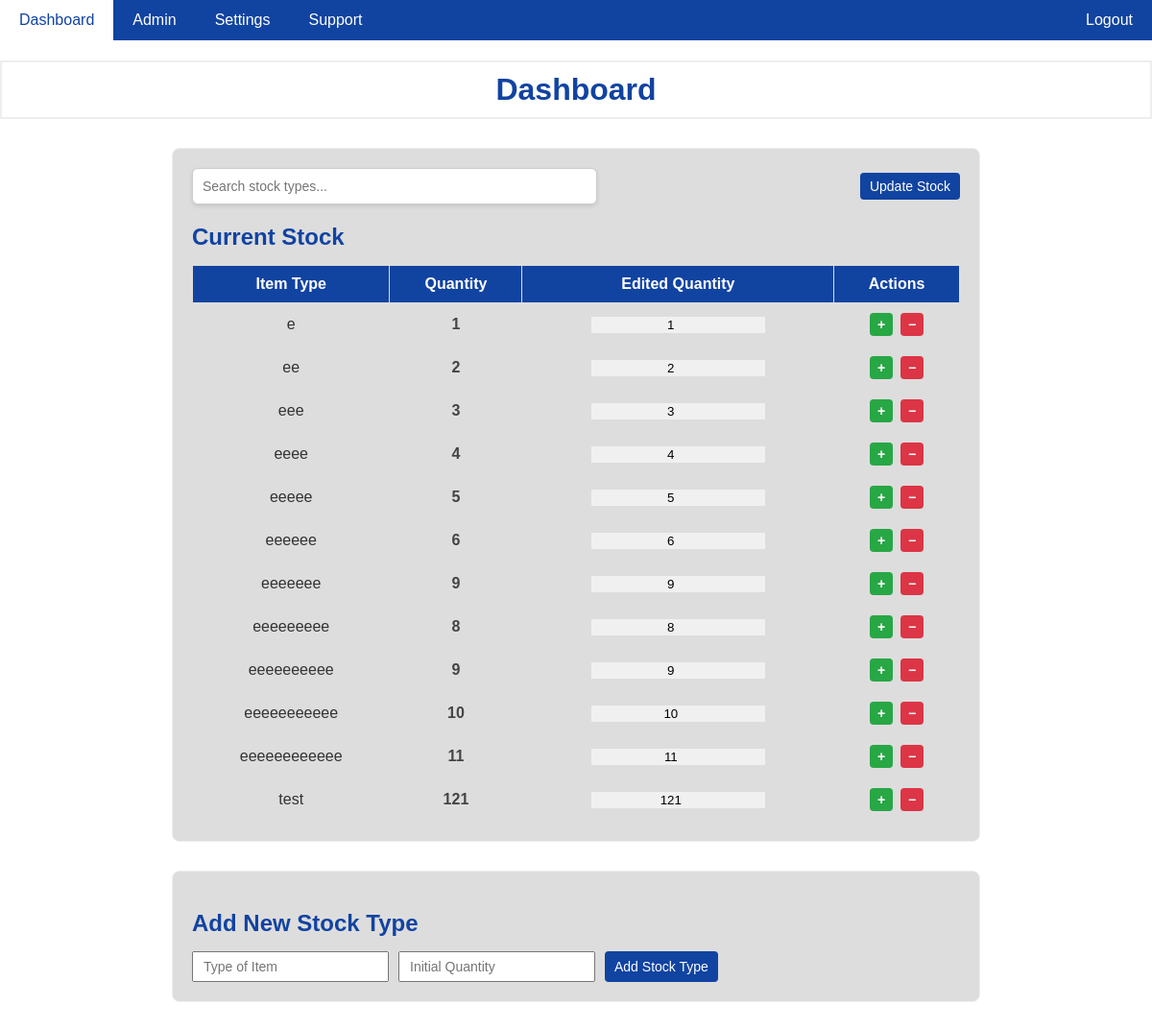
The app's page / (signed in), older data.
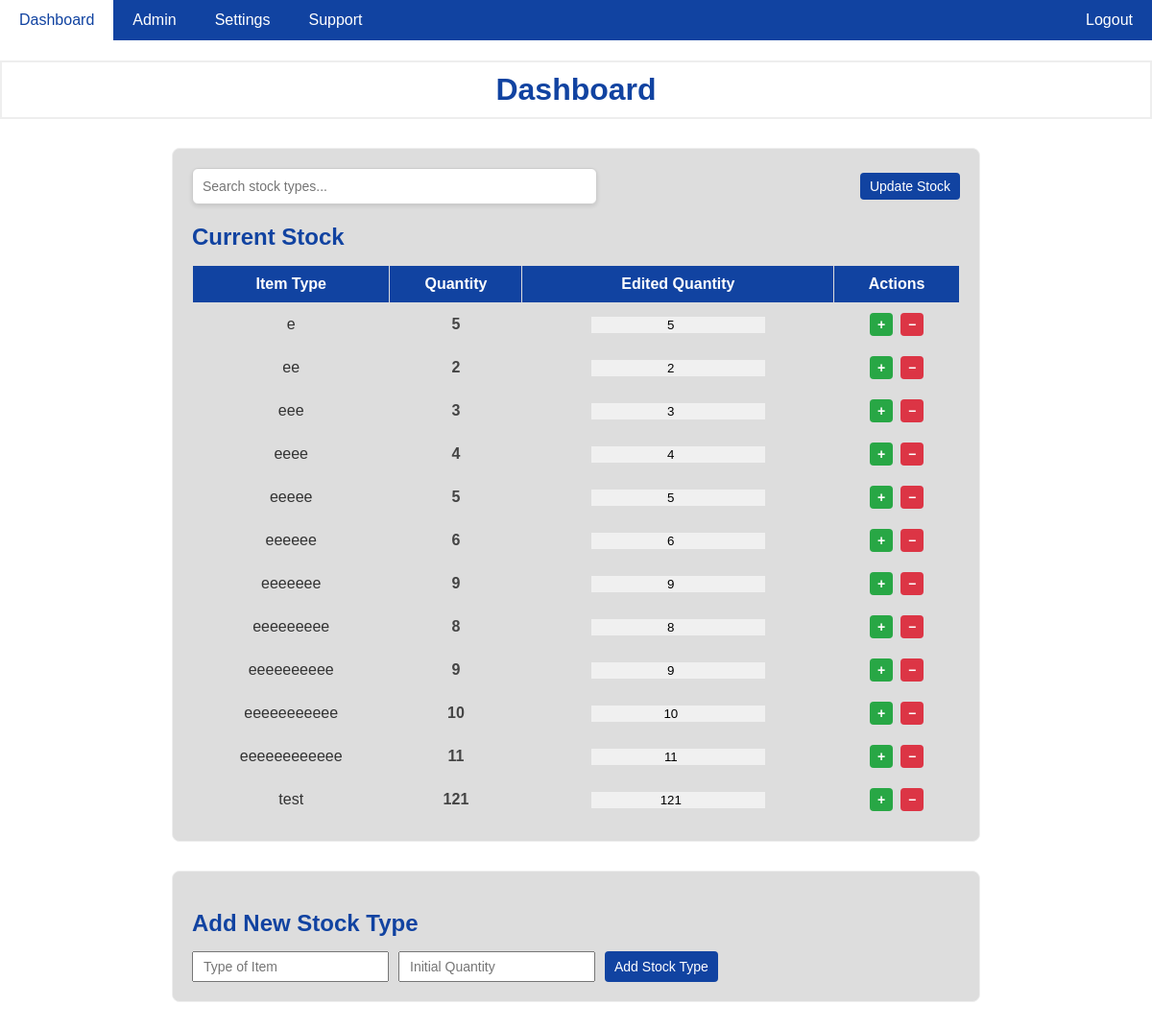
The same page, newer data.
### tables this page shows
CREATE TABLE stock (
            id INTEGER PRIMARY KEY AUTOINCREMENT,
            type TEXT NOT NULL,
            quantity INTEGER NOT NULL DEFAULT 1
        );

### app/routes/dashboard.py (the view)
@dashboard_bp.route('/')
def dashboard():
    if 'user_id' not in session:
        return redirect(url_for('auth.login'))
    conn = get_db_connection()
    cursor = conn.cursor()
    cursor.execute('SELECT * FROM stock')
    stock_items = cursor.fetchall()
    conn.close()
    return render_template('dashboard.html', stock_items=stock_items, session=session)

### app/db.py (called while the page is built)
def get_db_connection():
    if 'db' not in g:
        g.db = sqlite3.connect(current_app.config['DATABASE_PATH'])
        g.db.row_factory = sqlite3.Row
    return g.db

### SSClient/templates/dashboard.html (shortened to what this page needs)
<!DOCTYPE html>
<html lang="en">
<head>
    <link rel="stylesheet" href="{{ url_for('static', filename='css/style.css') }}">
</head>
<body>
    <div class="navbar">
        <a href="/">Dashboard</a>
        {% if session.get('privilege') == 'admin' %}
            <a href="/admin">Admin</a>
        {% endif %}
        <a href="/settings">Settings</a>
        <a href="/support">Support</a>
        {% if 'user_id' in session %}
            <a id="logout" href="/logout">Logout</a>
        {% endif %}
    </div>
    <h1>Dashboard</h1>
    <section class="stock-display">
        <div class="stock-toolbar">
            <div class="stock-search-bar">
                <input
                    type="text"
                    id="stock-search"
                    placeholder="Search stock types..."
                    oninput="filterStockTable()"
                >
            </div>
            {% if session.get('privilege') in ['admin', 'store team'] %}
                <form method="POST" action="/update_stock_batch" onsubmit="prepareUpdateData(event)">
                    <button type="submit">Update Stock</button>
                </form>
            {% endif %}
        </div>
        <h2>Current Stock</h2>
        <table class="stock-table">
            <thead>
                <tr>
                    <th>Item Type</th>
                    <th>Quantity</th>
                    {% if session.get('privilege') in ['admin', 'store team'] %}
                        <th>Edited Quantity</th>
                        <th>Actions</th>
                    {% endif %}
                </tr>
            </thead>
            <tbody>
                {% for item in stock_items %}
                <tr data-item-id="{{ item.id }}">
                    <td>{{ item.type }}</td>
                    <td class="saved-quantity">{{ item.quantity }}</td>
                    {% if session.get('privilege') in ['admin', 'store team'] %}
                        <td>
                            <input type="number"
                                value="{{ item.quantity }}"
                                min="0"
                                class="quantity-input"
                                data-original="{{ item.quantity }}">
                        </td>
                        <td>
                            <div class="quantity-btn-group">
                                <button type="button" class="quantity-btn plus" onclick="changeQuantity(this, 1)">+</button>
                                <button type="button" class="quantity-btn minus" onclick="changeQuantity(this, -1)">−</button>
                            </div>
                        </td>
                    {% endif %}
                </tr>
                {% endfor %}
            </tbody>
        </table>
    </section>
    {% if session.get('privilege') in ['admin', 'store team'] %}
    <section class="add-stock">
        <h2>Add New Stock Type</h2>
        <form id="add-stock-form" method="POST" action="/add_stock_type">
            <input type="text" id="new-type-input" name="new_type" placeholder="Type of Item" required>
            <input type="number" id="initial-quantity-input" name="initial_quantity" placeholder="Initial Quantity" required min="1">
            <button type="submit">Add Stock Type</button>
        </form>
    </section>
    {% endif %}
</body>
</html>

Row changes from the older to the newer data that the page shows:
changed stock (number 1 of 12 on the later page): quantity "1" → "5"
